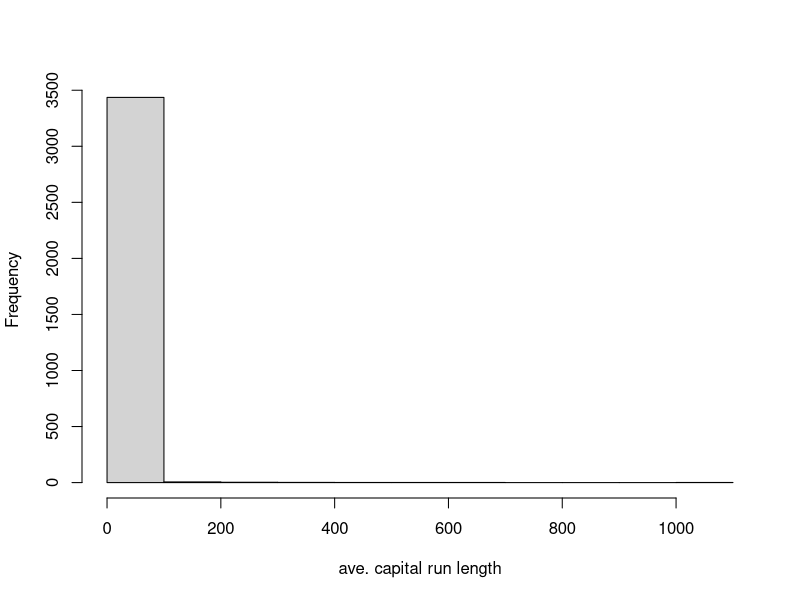
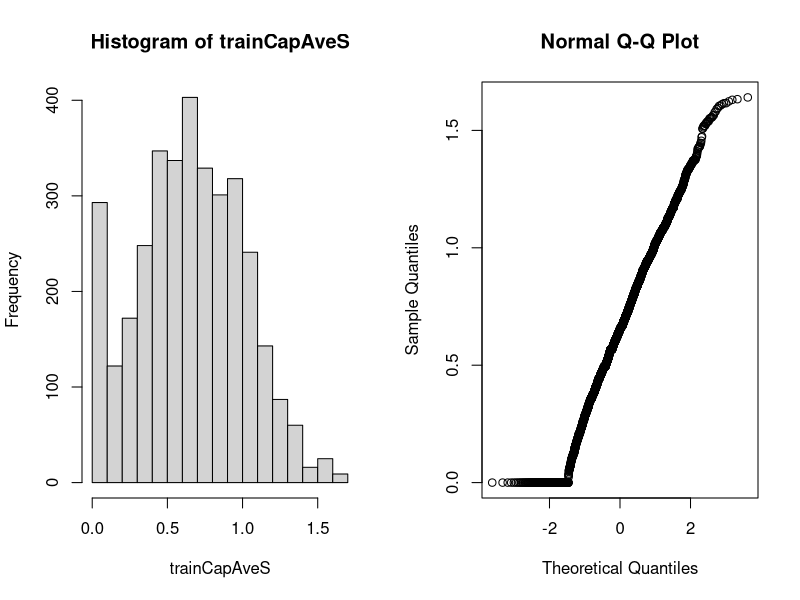

These charts were generated, in order, by the following R code:
library(caret); library(kernlab); data("spam")

inTrain <- createDataPartition(y=spam$type, p=0.75, list = FALSE)
training <- spam[inTrain,]
testing <- spam[-inTrain,]

hist(training$capitalAve,main = '',xlab = 'ave. capital run length')

#large skew in the data
mean(training$capitalAve)
sd(training$capitalAve)

#Standardizing variable
trainCapAve <- training$capitalAve
trainCapAveS <- (trainCapAve - mean(training$capitalAve))/sd(training$capitalAve)

mean(trainCapAveS)
sd(trainCapAveS)

#standardizing - test set
testCapAve <- testing$capitalAve
testCapAveS <- (testCapAve - mean(training$capitalAve))/sd(training$capitalAve)

mean(testCapAveS)
sd(testCapAveS)

#standardizing using preProcess function

preObj <- preProcess(training[,-58], method = c('center','scale'))
trainCapAve <- predict(preObj,training[,-58])$capitalAve
mean(trainCapAveS)
sd(trainCapAveS)

#use the preious preObj to standardize the test data
testCapAveS <- predict(preObj, testing[,-58])$capitalAve
mean(testCapAveS)
sd(testCapAveS)


#Standardizing - Box-Cox
#transform continuous data to be normal, using max likelyhood
preObj <- preProcess(training[,-58], method = c('BoxCox'))
trainCapAveS <- predict(preObj, training[,-58])$capitalAve
par(mfrow=c(1,2));hist(trainCapAveS);qqnorm(trainCapAveS)


#deaing with N/A values inorder to make nice for pred algs

#create na values
training$capAve <- training$capitalAve
selectNa <- rbinom(dim(training)[1], size = 1, prob = .05) == 1
training$capAve[selectNa] <- NA

#impute and standardize
preObj <- preProcess(training[,-58], method='knnImpute')
capAve <- predict(preObj, training[,-58])$capAve


#standardize true values
capAveTruth <- training$capitalAve
capAveTruth <- (capAveTruth-mean(capAveTruth))/sd(capAveTruth)


quantile(capAve - capAveTruth)
quantile((capAve - capAveTruth)[selectNa])
quantile((capAve- capAveTruth)[!selectNa])
